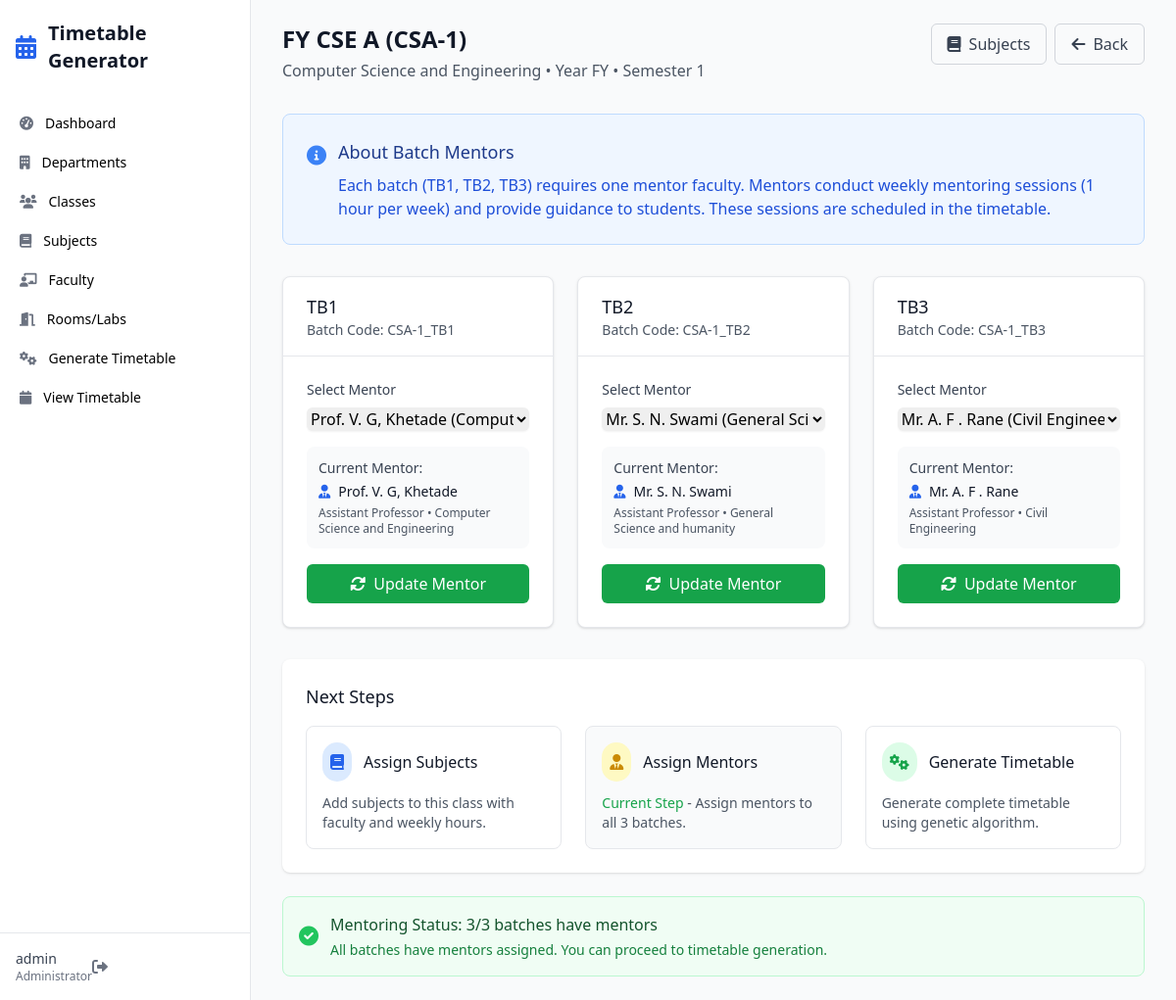
The app's page /batch-mentors/1 (signed in) with its own data.
### app.py (models this page shows, shortened)
class User(UserMixin, db.Model):
    id = db.Column(db.Integer, primary_key=True)
    username = db.Column(db.String(80), unique=True, nullable=False)
    email = db.Column(db.String(120), unique=True, nullable=False)
    password_hash = db.Column(db.String(200))
    is_admin = db.Column(db.Boolean, default=False)
    created_at = db.Column(db.DateTime, default=datetime.utcnow)

class Class(db.Model):
    id = db.Column(db.Integer, primary_key=True)
    name = db.Column(db.String(50), nullable=False)
    code = db.Column(db.String(20), unique=True, nullable=False)
    year = db.Column(db.String(10), nullable=False)  # FY, SY, TY
    department_id = db.Column(db.Integer, db.ForeignKey('department.id'), nullable=False)
    semester = db.Column(db.Integer, nullable=False)
    strength = db.Column(db.Integer, default=60)
    created_at = db.Column(db.DateTime, default=datetime.utcnow)
    subjects = db.relationship('ClassSubject', backref='class_ref', lazy=True)
    batches = db.relationship('Batch', backref='class_ref', lazy=True)
    timetable = db.relationship('Timetable', backref='class_ref', lazy=True)

class Department(db.Model):
    id = db.Column(db.Integer, primary_key=True)
    code = db.Column(db.String(10), unique=True, nullable=False)
    name = db.Column(db.String(100), nullable=False)
    description = db.Column(db.Text)
    created_at = db.Column(db.DateTime, default=datetime.utcnow)
    classes = db.relationship('Class', backref='department', lazy=True)
    faculty = db.relationship('Faculty', backref='department', lazy=True)

class Batch(db.Model):
    id = db.Column(db.Integer, primary_key=True)
    name = db.Column(db.String(10), nullable=False)  # TB1, TB2, TB3
    code = db.Column(db.String(30), unique=True, nullable=False)
    class_id = db.Column(db.Integer, db.ForeignKey('class.id'), nullable=False)
    mentor_id = db.Column(db.Integer, db.ForeignKey('faculty.id'))
    created_at = db.Column(db.DateTime, default=datetime.utcnow)
    practical_slots = db.relationship('PracticalSlot', backref='batch', lazy=True)

class Faculty(db.Model):
    id = db.Column(db.Integer, primary_key=True)
    employee_id = db.Column(db.String(20), unique=True, nullable=False)
    name = db.Column(db.String(100), nullable=False)
    email = db.Column(db.String(120), unique=True, nullable=False)
    phone = db.Column(db.String(15))
    department_id = db.Column(db.Integer, db.ForeignKey('department.id'))
    designation = db.Column(db.String(50))
    qualification = db.Column(db.String(100))
    max_hours_per_day = db.Column(db.Integer, default=4)
    max_hours_per_week = db.Column(db.Integer, default=20)
    availability = db.Column(db.Text, default='{}')  # JSON storing availability per day
    created_at = db.Column(db.DateTime, default=datetime.utcnow)
    class_subjects = db.relationship('ClassSubject', backref='faculty_ref', lazy=True)
    mentored_batches = db.relationship('Batch', backref='mentor', lazy=True)
    timetable_entries = db.relationship('Timetable', backref='faculty_ref', lazy=True)

### app.py (the view)
@app.route('/batch-mentors/<int:class_id>')
@login_required
def manage_batch_mentors(class_id):
    class_obj = Class.query.get_or_404(class_id)
    batches = Batch.query.filter_by(class_id=class_id).all()
    faculty_list = Faculty.query.all()
    return render_template('batch_mentors.html',
                         class_obj=class_obj,
                         batches=batches,
                         faculty_list=faculty_list)

### app.py (called while the page is built)
@login_manager.user_loader
def load_user(user_id):
    return db.session.get(User, int(user_id))

### templates/batch_mentors.html (shortened to what this page needs)
{% extends "base.html" %}
{% block content %}
<div class="mb-8">
    <div class="flex justify-between items-start">
        <div>
            <h2 class="text-2xl font-bold text-gray-900">{{ class_obj.name }} ({{ class_obj.code }})</h2>
            <p class="mt-1 text-gray-600">
                {{ class_obj.department.name }} • Year {{ class_obj.year }} • Semester {{ class_obj.semester }}
            </p>
        </div>
        <div class="flex space-x-2">
            <a href="{{ url_for('manage_class_subjects', class_id=class_obj.id) }}"
               class="px-4 py-2 border border-gray-300 rounded-md text-gray-700 hover:bg-gray-50">
                <i class="fas fa-book mr-2"></i>Subjects
            </a>
            <a href="{{ url_for('manage_classes') }}"
               class="px-4 py-2 border border-gray-300 rounded-md text-gray-700 hover:bg-gray-50">
                <i class="fas fa-arrow-left mr-2"></i>Back
            </a>
        </div>
    </div>
</div>
<div class="bg-blue-50 border border-blue-200 rounded-lg p-6 mb-8">
    <div class="flex items-start">
        <i class="fas fa-info-circle text-blue-500 text-xl mt-1 mr-3"></i>
        <div>
            <h3 class="text-lg font-medium text-blue-900 mb-2">About Batch Mentors</h3>
            <p class="text-blue-700">
                Each batch (TB1, TB2, TB3) requires one mentor faculty. Mentors conduct weekly mentoring sessions
                (1 hour per week) and provide guidance to students. These sessions are scheduled in the timetable.
            </p>
        </div>
    </div>
</div>
<div class="grid grid-cols-1 md:grid-cols-3 gap-6">
    {% for batch in batches %}
    <div class="bg-white rounded-lg shadow border border-gray-200">
        <div class="px-6 py-4 border-b border-gray-200">
            <h3 class="text-lg font-medium text-gray-900">{{ batch.name }}</h3>
            <p class="text-sm text-gray-600">Batch Code: {{ batch.code }}</p>
        </div>
        <div class="p-6">
            <form method="POST" action="{{ url_for('assign_batch_mentor') }}">
                <div class="mb-4">
                    <label for="mentor_id_{{ batch.id }}" class="block text-sm font-medium text-gray-700 mb-2">
                        Select Mentor
                    </label>
                    <select id="mentor_id_{{ batch.id }}" name="mentor_id" required
                            class="block w-full rounded-md border-gray-300 shadow-sm focus:border-primary-500 focus:ring-primary-500">
                        {% for faculty in faculty_list %}
                        <option value="{{ faculty.id }}" {% if batch.mentor_id == faculty.id %}selected{% endif %}>
                            {{ faculty.name }}
                            {% if faculty.department %}
                                ({{ faculty.department.name }})
                            {% endif %}
                        </option>
                        {% endfor %}
                    </select>
                </div>
                <div class="mb-4 p-3 bg-gray-50 rounded-lg">
                    <div class="text-sm text-gray-700">
                        <div class="font-medium mb-1">Current Mentor:</div>
                        <div class="text-gray-900">
                            {% if batch.mentor %}
                                <div class="flex items-center">
                                    <i class="fas fa-user-tie text-primary-600 mr-2"></i>
                                    <span>{{ batch.mentor.name }}</span>
                                </div>
                                <div class="text-xs text-gray-600 mt-1">
                                    {{ batch.mentor.designation or 'Faculty' }}
                                    {% if batch.mentor.department %}
                                        • {{ batch.mentor.department.name }}
                                    {% endif %}
                                </div>
                            {% else %}
                                <span class="text-red-500">Not assigned</span>
                            {% endif %}
                        </div>
                    </div>
                </div>
                <button type="submit"
                        class="w-full px-4 py-2 {% if batch.mentor %}bg-green-600 hover:bg-green-700{% else %}bg-primary-600 hover:bg-primary-700{% endif %} text-white rounded-md">
                    {% if batch.mentor %}
                        <i class="fas fa-sync-alt mr-2"></i>Update Mentor
                    {% else %}
                        <i class="fas fa-user-plus mr-2"></i>Assign Mentor
                    {% endif %}
                </button>
            </form>
        </div>
    </div>
    {% endfor %}
</div>
<div class="mt-8 bg-white rounded-lg shadow p-6">
    <h3 class="text-lg font-medium text-gray-900 mb-4">Next Steps</h3>
    <div class="grid grid-cols-1 md:grid-cols-3 gap-6">
        <a href="{{ url_for('manage_class_subjects', class_id=class_obj.id) }}"
           class="p-4 border border-gray-200 rounded-lg hover:border-primary-300 hover:shadow-md transition">
            <div class="flex items-center mb-3">
                <div class="rounded-full bg-blue-100 p-2 mr-3">
                    <i class="fas fa-book text-blue-600"></i>
                </div>
                <h4 class="font-medium text-gray-900">Assign Subjects</h4>
            </div>
            <p class="text-sm text-gray-600">
                Add subjects to this class with faculty and weekly hours.
            </p>
        </a>
        <div class="p-4 border border-gray-200 rounded-lg bg-gray-50">
            <div class="flex items-center mb-3">
                <div class="rounded-full bg-yellow-100 p-2 mr-3">
                    <i class="fas fa-user-tie text-yellow-600"></i>
                </div>
                <h4 class="font-medium text-gray-900">Assign Mentors</h4>
            </div>
            <p class="text-sm text-gray-600">
                <span class="font-medium text-green-600">Current Step</span> - Assign mentors to all 3 batches.
            </p>
        </div>
        <a href="{{ url_for('run_timetable_generation', class_id=class_obj.id) }}"
           class="p-4 border border-gray-200 rounded-lg hover:border-green-300 hover:shadow-md transition">
            <div class="flex items-center mb-3">
                <div class="rounded-full bg-green-100 p-2 mr-3">
                    <i class="fas fa-cogs text-green-600"></i>
                </div>
                <h4 class="font-medium text-gray-900">Generate Timetable</h4>
            </div>
            <p class="text-sm text-gray-600">
                Generate complete timetable using genetic algorithm.
            </p>
        </a>
    </div>
</div>
<div class="mt-6">
    {% set assigned_mentors = batches|selectattr('mentor_id')|list|length %}
    <div class="{% if assigned_mentors == 3 %}bg-green-50 border-green-200{% else %}bg-yellow-50 border-yellow-200{% endif %} border rounded-lg p-4">
        <div class="flex items-center">
            <i class="fas {% if assigned_mentors == 3 %}fa-check-circle text-green-500{% else %}fa-exclamation-triangle text-yellow-500{% endif %} text-xl mr-3"></i>
            <div>
                <h4 class="font-medium {% if assigned_mentors == 3 %}text-green-900{% else %}text-yellow-900{% endif %}">
                    Mentoring Status: {{ assigned_mentors }}/3 batches have mentors
                </h4>
                <p class="text-sm {% if assigned_mentors == 3 %}text-green-700{% else %}text-yellow-700{% endif %} mt-1">
                    {% if assigned_mentors == 3 %}
                        All batches have mentors assigned. You can proceed to timetable generation.
                    {% else %}
                        Assign mentors to all {{ 3 - assigned_mentors }} remaining batches.
                    {% endif %}
                </p>
            </div>
        </div>
    </div>
</div>
{% endblock %}

### templates/base.html (shortened to what this page needs)
<!DOCTYPE html>
<html lang="en" class="h-full bg-gray-50">
<head>
    <script src="https://cdn.tailwindcss.com"></script>
    <link href="https://cdnjs.cloudflare.com/ajax/libs/font-awesome/6.0.0/css/all.min.css" rel="stylesheet">
</head>
<body class="h-full">
    {% if current_user.is_authenticated %}
    <div class="min-h-full">
        <div class="hidden lg:fixed lg:inset-y-0 lg:flex lg:w-64 lg:flex-col">
            <div class="flex min-h-0 flex-1 flex-col border-r border-gray-200 bg-white">
                <div class="flex flex-1 flex-col overflow-y-auto pt-5 pb-4">
                    <div class="flex flex-shrink-0 items-center px-4">
                        <i class="fas fa-calendar-alt text-primary-600 text-2xl mr-3"></i>
                        <h1 class="text-xl font-bold text-gray-900">Timetable Generator</h1>
                    </div>
                    <nav class="mt-8 flex-1 space-y-1 px-2">
                        <a href="{{ url_for('dashboard') }}" class="sidebar-link group flex items-center px-3 py-2 text-sm font-medium rounded-md {% if request.endpoint == 'dashboard' %}active{% endif %}">
                            <i class="fas fa-tachometer-alt text-gray-500 mr-3 flex-shrink-0"></i>
                            Dashboard
                        </a>
                        <a href="{{ url_for('manage_departments') }}" class="sidebar-link group flex items-center px-3 py-2 text-sm font-medium rounded-md {% if request.endpoint == 'manage_departments' %}active{% endif %}">
                            <i class="fas fa-building text-gray-500 mr-3 flex-shrink-0"></i>
                            Departments
                        </a>
                        <a href="{{ url_for('manage_classes') }}" class="sidebar-link group flex items-center px-3 py-2 text-sm font-medium rounded-md {% if request.endpoint == 'manage_classes' %}active{% endif %}">
                            <i class="fas fa-users text-gray-500 mr-3 flex-shrink-0"></i>
                            Classes
                        </a>
                        <a href="{{ url_for('manage_subjects') }}" class="sidebar-link group flex items-center px-3 py-2 text-sm font-medium rounded-md {% if request.endpoint == 'manage_subjects' %}active{% endif %}">
                            <i class="fas fa-book text-gray-500 mr-3 flex-shrink-0"></i>
                            Subjects
                        </a>
                        <a href="{{ url_for('manage_faculty') }}" class="sidebar-link group flex items-center px-3 py-2 text-sm font-medium rounded-md {% if request.endpoint == 'manage_faculty' %}active{% endif %}">
                            <i class="fas fa-chalkboard-teacher text-gray-500 mr-3 flex-shrink-0"></i>
                            Faculty
                        </a>
                        <a href="{{ url_for('manage_rooms') }}" class="sidebar-link group flex items-center px-3 py-2 text-sm font-medium rounded-md {% if request.endpoint == 'manage_rooms' %}active{% endif %}">
                            <i class="fas fa-door-open text-gray-500 mr-3 flex-shrink-0"></i>
                            Rooms/Labs
                        </a>
                        <a href="{{ url_for('generate_timetable') }}" class="sidebar-link group flex items-center px-3 py-2 text-sm font-medium rounded-md {% if request.endpoint == 'generate_timetable' %}active{% endif %}">
                            <i class="fas fa-cogs text-gray-500 mr-3 flex-shrink-0"></i>
                            Generate Timetable
                        </a>
                        <a href="{{ url_for('view_timetable') }}" class="sidebar-link group flex items-center px-3 py-2 text-sm font-medium rounded-md {% if request.endpoint == 'view_timetable' %}active{% endif %}">
                            <i class="fas fa-calendar text-gray-500 mr-3 flex-shrink-0"></i>
                            View Timetable
                        </a>
                    </nav>
                </div>
                <div class="flex flex-shrink-0 border-t border-gray-200 p-4">
                    <div class="flex items-center">
                        <div>
                            <p class="text-sm font-medium text-gray-700">{{ current_user.username }}</p>
                            <p class="text-xs text-gray-500">Administrator</p>
                        </div>
                        <a href="{{ url_for('logout') }}" class="ml-auto">
                            <i class="fas fa-sign-out-alt text-gray-500 hover:text-red-500"></i>
                        </a>
                    </div>
                </div>
            </div>
        </div>
        <div class="lg:pl-64">
            <div class="flex flex-col">
                <main class="flex-1">
                    <div class="py-6">
                        <div class="mx-auto max-w-7xl px-4 sm:px-6 lg:px-8">
                            {% block content %}{% endblock %}
                        </div>
                    </div>
                </main>
            </div>
        </div>
    </div>
    {% else %}
        {% block auth_content %}{% endblock %}
    {% endif %}
</body>
</html>

### records on screen
User: username "admin"
Class: name "FY CSE A", code "CSA-1", year "FY", semester "1"
Department: department.name "Computer Science and Engineering"
Batch: name "TB1", code "CSA-1_TB1", mentor_id "Prof. V. G, Khetade (Computer Science and Engineering)", mentor.name "Prof. V. G, Khetade", mentor "Assistant Professor", mentor.department.name "Computer Science and Engineering"
Batch: name "TB2", code "CSA-1_TB2", mentor_id "Mr. S. N. Swami (General Science and humanity )", mentor.name "Mr. S. N. Swami", mentor "Assistant Professor", mentor.department.name "General Science and humanity"
Batch: name "TB3", code "CSA-1_TB3", mentor_id "Mr. A. F . Rane (Civil Engineering)", mentor.name "Mr. A. F . Rane", mentor "Assistant Professor", mentor.department.name "Civil Engineering"

### other values on screen
{{ assigned_mentors }} "3"
